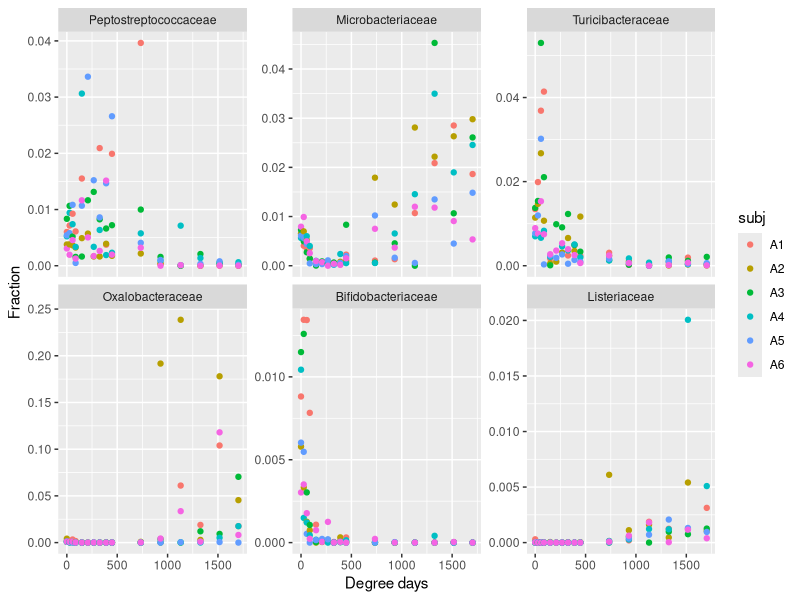
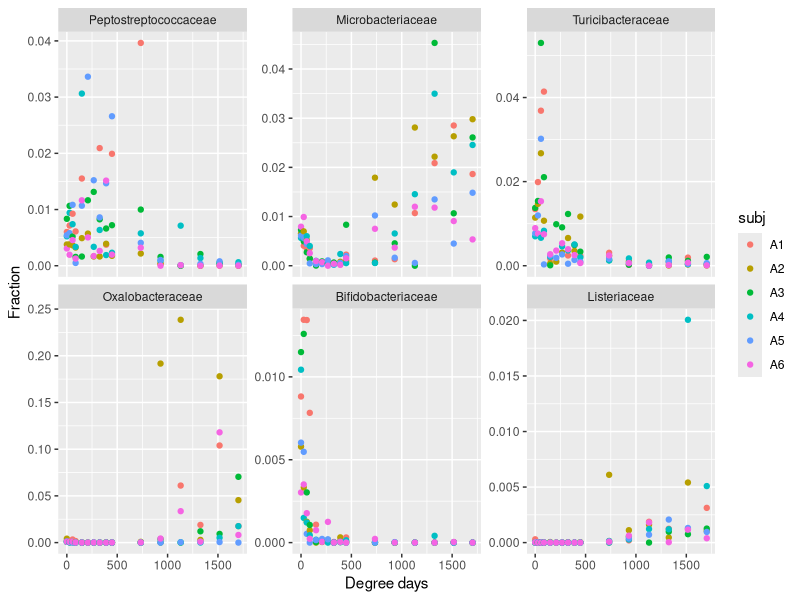

Here is the R script that generated these plots, in order:
library("tidyverse")

## These are the top 5 families (in terms of IncNodePurity) from the
## model with the stricter inclusion criterion (hit_1perc_twice):
topChoices <- c("Peptostreptococcaceae", "Microbacteriaceae", "Turicibacteraceae", "Oxalobacteraceae", "Bifidobacteriaceae")
## We also add Listeriaceae, which was important in our original
## analysis, but has been excluded under the strict criterion.
topChoices <- c(topChoices, "Listeriaceae")


## Using the dataset with the weird observations from subj. A3, day 40.
indivT <- read_csv("../../families_massaged.csv")

chooseT <- indivT %>%
  filter(taxa %in% topChoices)
chooseT$taxa <- factor(chooseT$taxa, levels=topChoices)

ggplot(chooseT, aes(degdays, fracBySubjDay)) +
  geom_point(aes(color=subj)) +
  labs(x="Degree days", y="Fraction") +
  facet_wrap(~taxa, scales="free_y")  ## Allow diff. y-scales across panels.
  ## facet_wrap(~taxa)  ## Keep y-scales same across panels.
ggsave("influential_family_taxa_panel.pdf", width=7, height=4, units="in")
